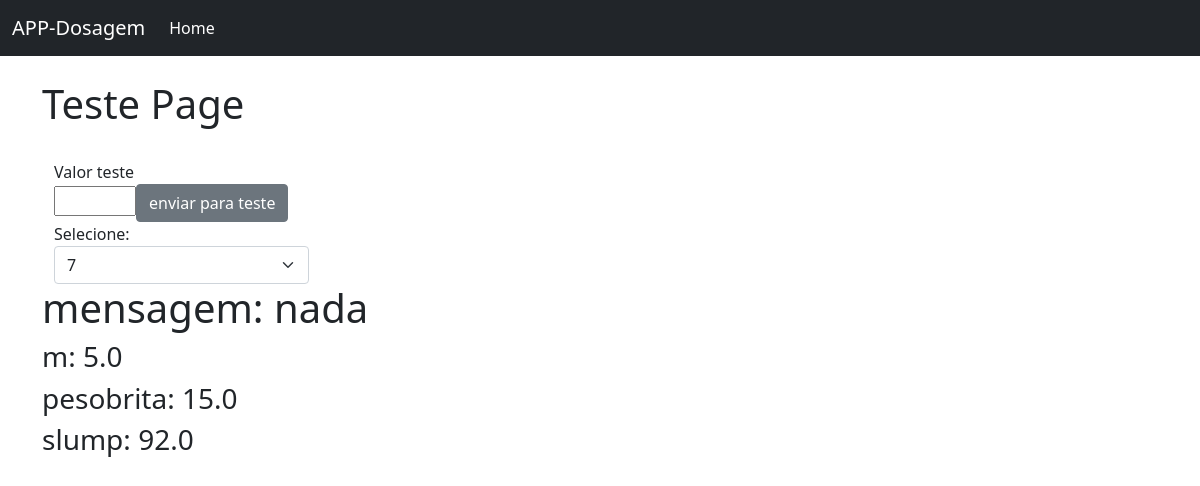
The page /teste/1 on the database its author committed.
### app/models.py (models this page shows, shortened)
class Ensaios(db.Model):
    id = db.Column(db.Integer, primary_key=True)
    nome = db.Column(db.String(30))
    piloto = db.Column(db.Float)
    rico = db.Column(db.Float)
    pobre = db.Column(db.Float)
    cp = db.Column(db.Float)
    pesobrita = db.Column(db.Float)
    slump = db.Column(db.Float)
    umidade = db.Column(db.Float)
    volume = db.Column(db.Float)
    dosagem_piloto = db.relationship('Dosagem_piloto', backref='ensaio')
    dosagem_rico = db.relationship('Dosagem_rico', backref='ensaio')
    dosagem_pobre = db.relationship('Dosagem_pobre', backref='ensaio')
    cp_piloto = db.relationship('Cp_piloto', backref='ensaio')
    cp_rico = db.relationship('Cp_rico', backref='ensaio')
    cp_pobre = db.relationship('Cp_pobre', backref='ensaio')
    resultados = db.relationship('Resultados', backref='ensaio')
    teste = db.relationship('Teste', backref='ensaio')
    consumo_piloto = db.relationship('Consumo_piloto', backref='ensaio')
    consumo_rico = db.relationship('Consumo_rico', backref='ensaio')
    consumo_pobre = db.relationship('Consumo_pobre', backref='ensaio')

### app/routes.py (the view, shortened to what this page needs)
@app.route('/teste/<int:id>', methods=['POST', 'GET'])
def teste(id):
    form = Formulario_teste()
    ensaio_salvo = Ensaios.query.filter_by(id=id).first()
    dosagens_do_ensaio_salvo = ensaio_salvo.teste
    m = ensaio_salvo.piloto
    pesobrita = ensaio_salvo.pesobrita
    slump = ensaio_salvo.slump
    mensagem = 'nada'
    if form.validate_on_submit():
        testando = Teste(a=form.valor.data, ensaio=ensaio_salvo)
        db.session.add(testando)
        db.session.commit()
        return redirect('/teste/{}'.format(id))
    return render_template('teste.html', form=form, id=id, m=m, pesobrita=pesobrita, slump=slump, mensagem=mensagem, dosagens_do_ensaio_salvo=dosagens_do_ensaio_salvo)

### app/forms.py
class Formulario_teste(FlaskForm):
    valor = FloatField('Valor teste')
    selection = SelectField('Selecione: ', choices=[('7', '7'),('20', '20'),('28','28')])
    enviar = SubmitField('enviar para teste')

### app/templates/teste.html (shortened to what this page needs)
{% extends 'base.html' %}
{% block content %}
<h1>Teste Page</h1>
<div class="container">
    <div class = "row">
        <div class="col-3">
            <br>
            <form method="POST">
                {{ form.valor.label }}<br>
                {{ form.valor(size=3) }}{{ form.enviar(class="btn btn-secondary") }}
                {{ form.selection.label }}
                {{ form.selection(class="form-select") }}
            </form>
        </div>
    </div>
</div>
<div>
	<h1>mensagem: {{ mensagem }}</h1>
	<h3>m: {{ m }}</h3>
	<h3>pesobrita: {{ pesobrita }}</h3>
	<h3>slump: {{ slump }}</h3>
</div>
<br>
{% endblock %}

### rows shown on the page
Ensaios: piloto "5.0", pesobrita "15.0", slump "92.0"

### other values the page prints
{{ mensagem }} "nada"
